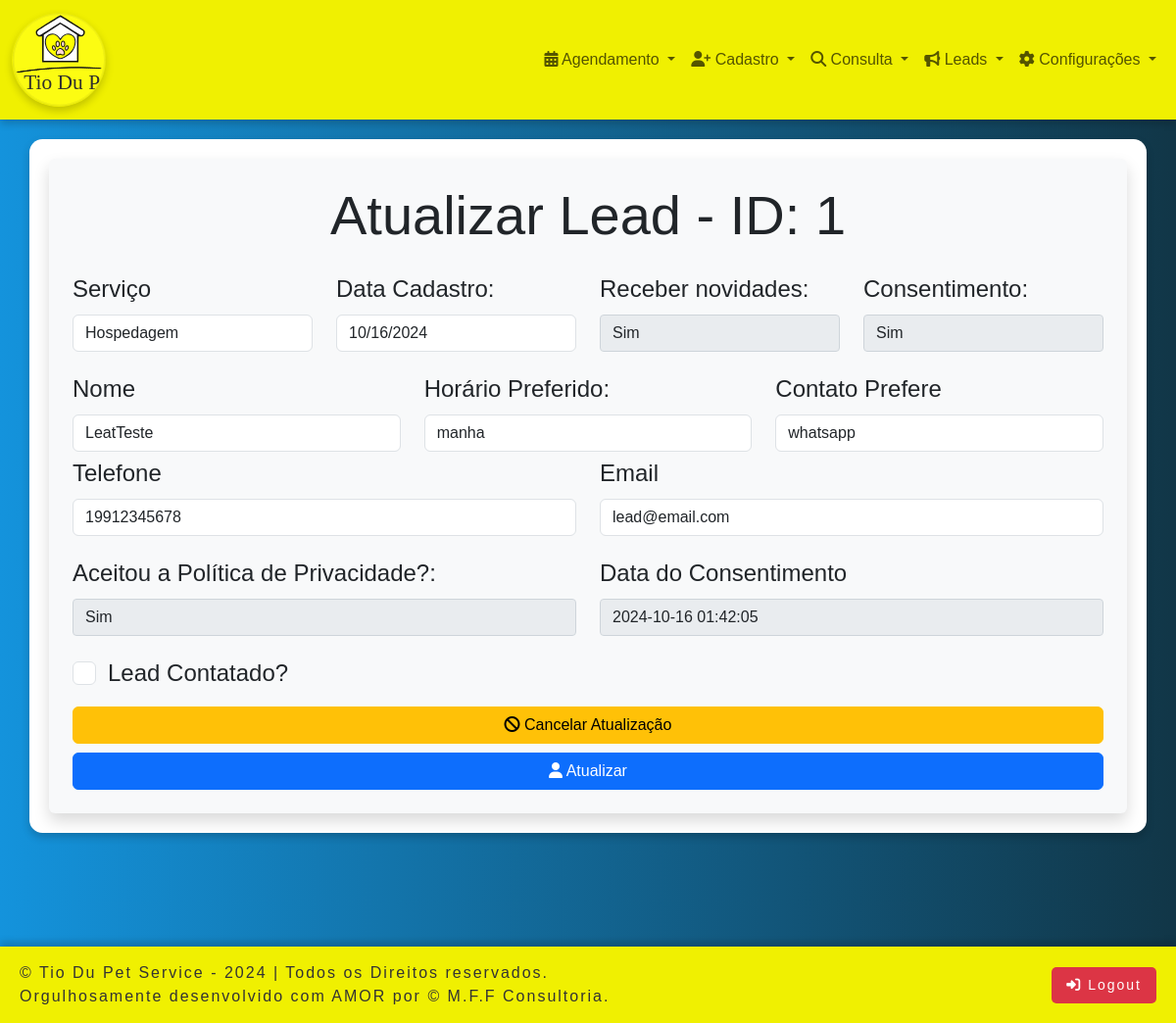
/office/lead_atualizar.php?id=1 (signed in), run on the app's committed database.
### tables this page shows
CREATE TABLE `lead` (
  `id` int(11) NOT NULL,
  `servico` varchar(255) NOT NULL,
  `data_lead` datetime DEFAULT current_timestamp(),
  `nome` varchar(255) NOT NULL,
  `telefone` varchar(15) NOT NULL,
  `email` varchar(255) NOT NULL,
  `contato_prefere` enum('email','telefone','whatsapp') NOT NULL,
  `horario_prefere` enum('manha','tarde') NOT NULL,
  `receber_novidades` tinyint(1) DEFAULT 0,
  `consentimento_dados` tinyint(1) DEFAULT 0,
  `data_consentimento` datetime NOT NULL,
  `politica_privacidade` varchar(255) NOT NULL,
  `lead_contatado` enum('Sim','Não') DEFAULT 'Não'
);

### office/lead_atualizar.php (the view, shortened to what this page needs)
<?php
include 'office_header.php';
include 'conexaoAction.php';
$id = $servico = $data_lead = $nome = $telefone = $email = $contato_prefere = "";
$politica_privacidade = $lead_contatado = "";
if (isset($_GET['id'])) {
    $id = $_GET['id'];
    $sql = "SELECT * FROM lead WHERE id = ?";
    if ($stmt = $conexao->prepare($sql)) {
        $stmt->bind_param("i", $id);
        if ($stmt->execute()) {
            $result = $stmt->get_result();
            if ($result->num_rows == 1) {
                $row = $result->fetch_assoc();
                $data_lead = substr($row['data_lead'], 0, 10);
                $lead_contatado = $row['lead_contatado'];
            }
        }
    }
} else {
    header("Location: lead_listar.php");
    exit();
}
?>
<head>
</head>
<body>
<div class="container-centered container d-flex justify-content-center align-items-center">
    <div class="form-container col-md-8 bg-light p-4 rounded shadow">
        <h1 class="text-center mb-4 display-4">Atualizar Lead - ID: <?php echo htmlspecialchars($id); ?></h1>
        <form id="atualizarleadForm" method="POST">
            <div class="row mb-1">
                <div class="col-md-3">
                    <label for="serviceTypeInput" class="form-label">Serviço</label>
                    <input name="serviceTypeInput" id="serviceTypeInput" type="text" class="form-control" value="<?php echo htmlspecialchars($row['servico']); ?>" readonly>
                </div>
                <div class="col-md-3">
                    <label for="data_lead" class="form-label">Data Cadastro:</label>
                    <input name="data_lead" id="data_lead" type="date" class="form-control" value="<?php echo htmlspecialchars($data_lead); ?>" readonly>
                </div>
                <div class="col-md-3">
                    <label for="receber_novidades" class="form-label">Receber novidades:</label>
                    <p id="receber_novidades" class="form-control" readonly>
                        <?php echo $row['receber_novidades'] ? 'Sim' : 'Não'; ?>
                    </p>
                </div>
                <div class="col-md-3">
                    <label for="consentimento_dados" class="form-label">Consentimento:</label>
                    <p id="consentimento_dados" class="form-control" readonly>
                        <?php echo $row['consentimento_dados'] ? 'Sim' : 'Não'; ?>
                    </p>
                </div>
            </div>
            <div class="row mb-1">
                <div class="col-md-4">
                    <label for="txtNome" class="form-label">Nome</label>
                    <input name="txtNome" id="txtNome" type="text" class="form-control" value="<?php echo htmlspecialchars($row['nome']); ?>" readonly>
                </div>
                <div class="col-md-4">
                    <label for="contato" class="form-label">Horário Preferido:</label>
                    <input name="contato" id="contato" type="text" class="form-control" value="<?php echo htmlspecialchars($row['horario_prefere']); ?>" readonly>
                </div>
                <div class="col-md-4">
                    <label for="contato_prefere" class="form-label">Contato Prefere</label>
                    <input name="contato_prefere" id="contato_prefere" type="text" class="form-control" value="<?php echo htmlspecialchars($row['contato_prefere']); ?>" readonly>
                </div>
            </div>
            <div class="row mb-1">
                <div class="col-md-6">
                    <label for="telefone" class="form-label">Telefone</label>
                    <input name="telefone" id="telefone" type="text" class="form-control" value="<?php echo htmlspecialchars($row['telefone']); ?>" readonly>
                </div>
                <div class="col-md-6">
                    <label for="email" class="form-label">Email</label>
                    <input name="email" id="email" type="text" class="form-control" value="<?php echo htmlspecialchars($row['email']); ?>" readonly>
                </div>
            </div>
            <div style="height: 2vh;"></div>
            <div class="row mb-1">
                <div class="col-md-6">
                        <label for="politica_privacidade" class="form-label">Aceitou a Política de Privacidade?:</label>
                        <p id="politica_privacidade" class="form-control" readonly>
                            <?php echo $row['politica_privacidade'] ? 'Sim' : 'Não'; ?>
                        </p>
                    </div>
                <div class="col-md-6">
                    <label for="data_consentimento" class="form-label">Data do Consentimento</label>
                    <p id="data_consentimento" class="form-control"  type="date" readonly>
                            <?php echo $row['data_consentimento']; ?>
                        </p>
                </div>
            </div>
            <div class="form-content mb-3 form-check">
                <input class="form-check-input" type="checkbox" name="lead_contatado" id="lead_contatado" <?php echo $lead_contatado == 'Sim' ? 'checked' : ''; ?>>
                <label class="form-check-label" for="lead_contatado">Lead Contatado?</label>
            </div>
            <div class="text-center">
                <a href="lead_listar.php" class="btn btn-warning w-100 mb-2">
                    <i class="fa fa-ban"></i> Cancelar Atualização
                </a>
                <button type="submit" name="btnAtualizar" class="btn btn-primary w-100">
                    <i class="fa fa-user"></i> Atualizar
                </button>
            </div>
        </form>
    </div>
</div>
</body>
</html>
<?php
include 'footer.php';
?>

### office/office_style.css (style rules this page uses)
.container-centered { display: flex; justify-content: center; align-items: center; padding: 20px; margin: 20px auto; background-color: #fff; box-shadow: 0 4px 8px rgba(0, 0, 0, 0.2); border-radius: 10pt; font-size:x-large; }
.form-container { width: 100%; background-color: #f8f9fa; padding: 30px; border-radius: 10px; box-shadow: 0px 4px 12px rgba(0, 0, 0, 0.1); }
p.form-control[readonly] { background-color: #e9ecef; border: 1px solid #ced4da; border-radius: 0.25rem; padding: 0.375rem 0.75rem; height: calc(1.5em + 0.75rem + 2px); box-sizing: border-box; }

### office/office_header.php (style rules this page uses)
body { background: linear-gradient(to right, rgb(20, 147, 220), rgb(17, 54, 71)); margin: 0; font-family: sans-serif; font-size: 1rem; }

### office/footer.php (style rules this page uses)
body, html { height: 100%; display: flex; flex-direction: column; margin: 0; }

### data on the page
lead: serviceTypeInput "Hospedagem", data_lead "10/16/2024", txtNome "LeatTeste", contato "manha", contato_prefere "whatsapp", telefone "19912345678", email "lead@email.com", data_consentimento "2024-10-16 01:42:05"

### other printed values
$id "1"
